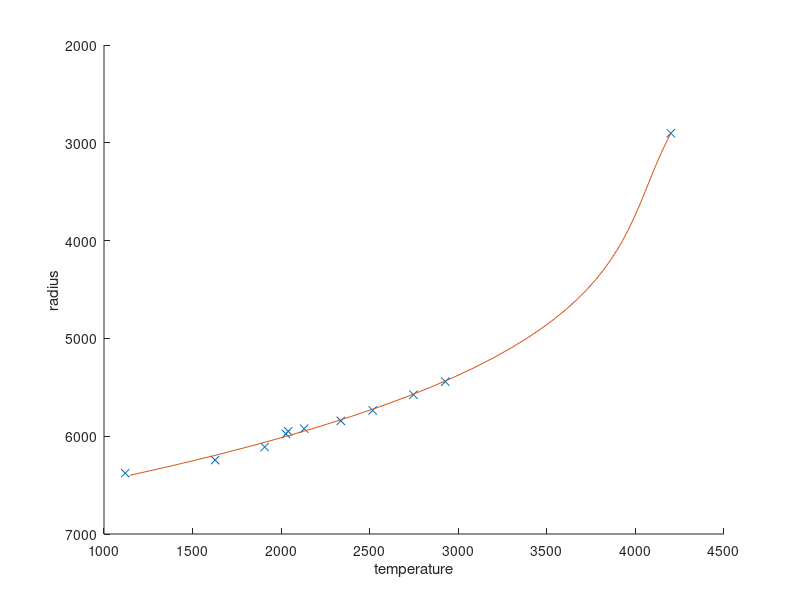

MATLAB code to generate this figure:
% solidusfitEarthAbe2T.m
% fits curves to solidus temperatures for Earth magma ocean
% From Abe (1997) which shows change in slope at 16 GPa

% second degree fit: S = (-0.4435)*((r/Pconversion)^2) + (64.4956)*((r/Pconversion)) + 1.2058e+003;
% third degree fit: S = (0.0282)*P^3 + (-1.9159)*P^2 + (83.5805)*P +
%       (1.1694e+003)
% fifth degree fit: S = (3.3204e-004)*((r/Pconversion)^5) + (-0.0340)*((r/Pconversion)^4) + 
%       (1.2572)*((r/Pconversion)^3) + (-20.3735)*((r/Pconversion)^2) + (182.2805)*((r/Pconversion)) + 1.1150e+003
% temperature as a function of radius:
% Tsolidus = (-1.1601e-007)*r^3 + 0.0014*r^2 + -6.3821*r + 1.4439e+004;


close all; clear all

% Don't know where these came from, but they don't quite match Abe fig. 1a
%P = [130  35    30    24    20   17   16   15   10   5    0];  %GPa
%T = [4200 2927  2747 2517  2337 2130 2040 2027 1907 1627 1120]; % changed T(1) from 5000
P = [130  35    30    24    20   17   16   15   10   5    0];  %GPa
T = [4200 2927  2747 2517  2337 2130 2040 2027 1907 1627 1120]; % changed T(1) from 5000


%R = 6378 - (P*33.3); 
R = (P - 238.5372)/-0.0374;


[Q,S] = polyfit(R,T,3)
Q
S
   
i = 0;
for k = 2900:100:6400
    i = i + 1;
    t(i) = Q(1)*k^3 + Q(2)*k^2 + Q(3)*k + Q(4);
    r(i) = k;
end

figure(1)
hold on
plot(T, R, 'x')
plot(t,r);
axis ij
xlabel('temperature');
ylabel('radius');
